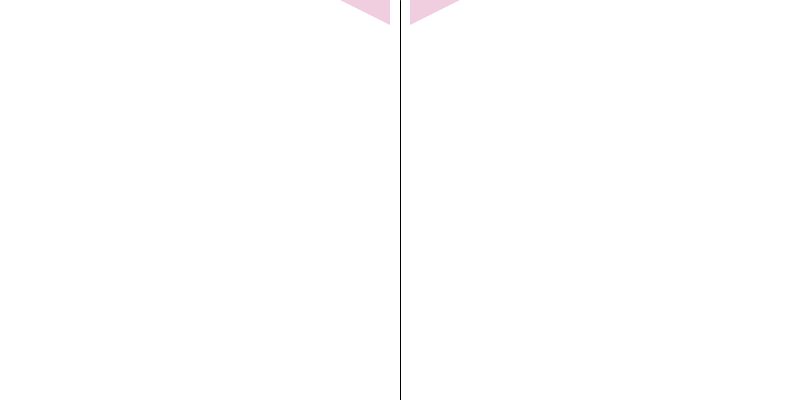
Frame 1 (no input)
Frame 60 (the mouse pressed at the canvas centre just before this capture): identical to frame 1, image omitted
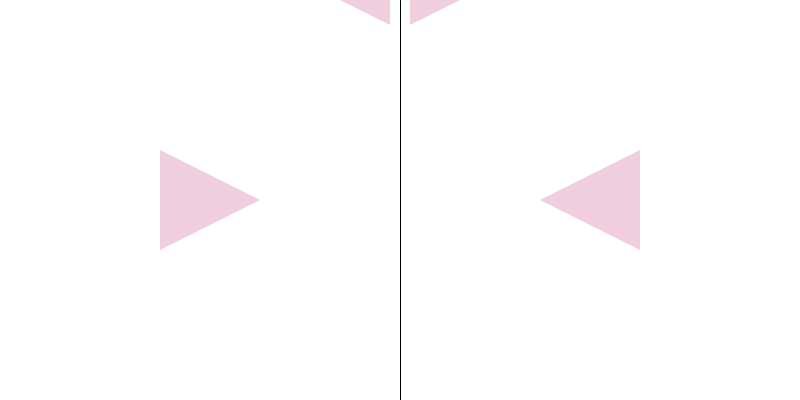
Frame 120 (the mouse held since frame 60 and released just before this capture)

The Processing sketch that drew these frames (run headless with seeded random() and noise(); from frame 60 on, the mouse is pressed at the canvas centre):

// Processing sketch: processing_67456
// ── processing_67456.pde

//import processing.opengl.*;

//Declare Globals
int rSn; // randonSeed number. put into var so can be saved in file name. defaults to 47
Pane p;
ArrayList<Pane> panes = new ArrayList();


void setup() {
  background(255);
  size(800, 400);
  smooth();
  int rSn = 47;
  randomSeed(rSn);
  
  p = new Pane();
  p.x = 10; p.y = height/2;
  p.w = 150; p.h = 50;
  
  p.col = color(180,0,90);
  
}

void draw() {
  background(255);
  stroke(0);
  line(width/2, 0, width/2, height);
  p.x = mouseX/2-60;
  p.h = mouseY/4+50;
  p.y = mouseY;
  p.render();
  // if (mouseX != 0 && mouseY != 0)  line(mouseX, mouseY, width/2, height/2);
  
  for(Pane sp : panes){
  sp.render();
  }
  
}

void keyPressed() {
  if (key == 'S') screenCap();
}

void mousePressed(){
  //save current pos of pane in a new pane and store
  
  Pane newPane;
  newPane = new Pane();
  newPane.x = p.x;
  newPane.y = p.y;
  newPane.w = p.w;
  newPane.h = p.h;
  newPane.col = p.col;
  newPane.transp = p.transp;
  
panes.add(newPane);

}







void screenCap() {
  // save functionality in here
  String outputDir = "out/";
  String sketchName = "template-";
  String randomSeedNum = "rS" + rSn + "-";
  String dateTime = "" + year() + month() + day() + hour() + second();
  String fileType = ".tif";
  String fileName = outputDir + sketchName + randomSeedNum + dateTime + fileType;
  save(fileName);
  println("Screen shot taken and saved to " + fileName);
}

class Pane {
  float x, y;
  float w, h;
  color col;
  float transp = 50;

  void render() {
    color(col);
    fill(col,transp);
    noStroke();
    pushMatrix();
    translate(width/2, 0);
    triangle(x, y, x+h, y+h/2, x+h, y-h/2);
    triangle(-x, y, -x-h, y+h/2, -x-h, y-h/2);
    
    popMatrix();
  }
}
